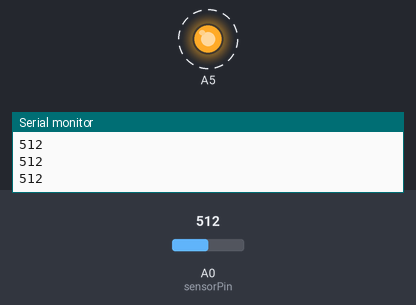
Simulated run of this sketch. Board: Arduino Uno, built with avr-gcc and run on an emulated ATmega328P. Shown: output pins drawn as LEDs (lit = HIGH), the last lines printed to the serial monitor. Dashed ring = blinking. Inputs (shaded band) come from the test bench; at power-on: A0 (sensorPin) = 512.

Above: at 0.9 s.
1.3 s: A0 (sensorPin) set to 10
At 2.4 s:
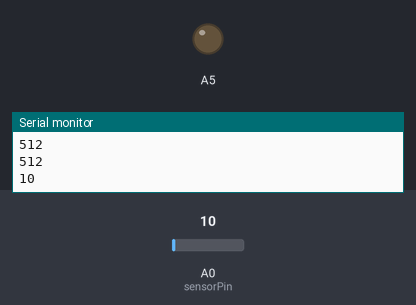
4.3 s: A0 (sensorPin) set to 17
7.3 s: A0 (sensorPin) set to 22
At 8.1 s:
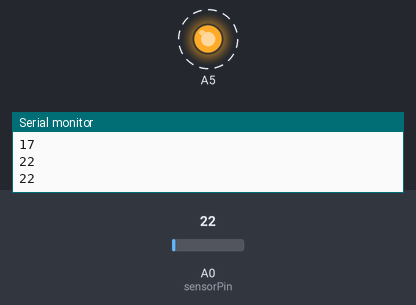
Timing chart, 0 to 16.3 s (numbered marks = the images above; inputs shaded):
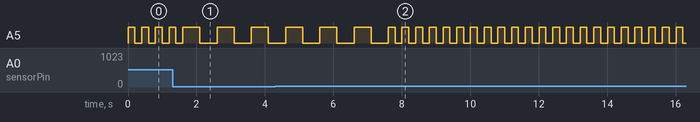

Measured:
- the behaviour switches between 19 and 20 on A0 (sensorPin) (found by bisection; images 1 and 2)
- after the input at 7.3 s, A5: alternates HIGH for 0.20 s and LOW for 0.20 s, starting after 0.50 s
- by itself, A5: alternates HIGH for 0.50 s and LOW for 0.50 s

The sketch:

LDR.ino
```cpp
int sensorPin = A0;
int sensorValue = 0;
void setup() {
  pinMode(A5, OUTPUT);
  Serial.begin(9600);
}
void loop() {
  sensorValue = analogRead(sensorPin);
  Serial.println(sensorValue);
  if(sensorValue < 20) {
     digitalWrite(A5,HIGH);
     delay(500);
     digitalWrite(A5,LOW);
     delay(500);
  }
 else {
    digitalWrite(A5,HIGH);
    delay(200);
    digitalWrite(A5,LOW);
    delay(200);
 }
}
```
